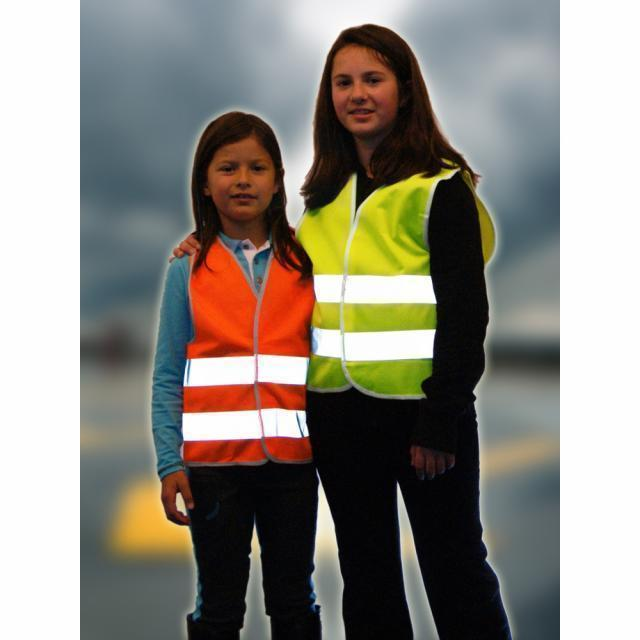
#> input picture safety_ai.v1i.coco/test/00027_jpg.rf.086a054c563071f8a2e8d15c7ee41350.jpg, 640 x 640 px
$ python main.py --folder_path safety_ai.v1i.coco/test
#> lines starting #> are read from the running program, lines starting #| are printed output that depends on the picture
### utility/duplicate_images.py
import os
import cv2
import numpy as np


def load_image(path):
    RESIZE_DIM = (256, 256)
    img = cv2.imread(path)
#> img is the input picture: shape (640, 640, 3); mean B, G, R 128.7, 137.7, 142.1
    if img is None:
        return None
    if len(img.shape) == 2:
        img = cv2.cvtColor(img, cv2.COLOR_GRAY2BGR)
    img = cv2.resize(img, RESIZE_DIM)
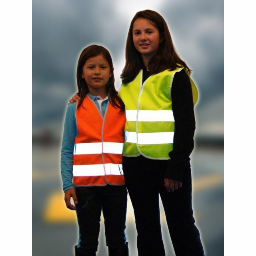
#> img: shape (256, 256, 3); mean B, G, R 128.6, 137.7, 142.1
    return img


def compute_similarity(img1, img2):
    score = np.mean((img1 - img2) ** 2)
    return 1 / (1 + score)


# [7 lines left out: function is_copy, not called in this run]


def has_jpg_hint(filename):
    return "_jpg" in filename.lower()

def has_png_hint(filename):
    return "_png" in filename.lower()

# [35 lines left out: function choose_original, not called in this run]


# --- MAIN FUNCTION ---
def find_duplicates(folder):

    results_folder = "result_image_duplicate"
    os.makedirs(results_folder, exist_ok=True)
    output_txt = os.path.join(results_folder, "duplicates_image_list.txt")

    THRESHOLD = 1
    image_files = [
        f for f in os.listdir(folder)
        if f.lower().endswith(('.jpg', '.jpeg', '.png'))
    ]

    already_matched = set()
    duplicates_dict = {}

    for i, img_file in enumerate(image_files):
        if img_file in already_matched:
            continue

        img1_path = os.path.join(folder, img_file)
        img1 = load_image(img1_path)
        if img1 is None:
            continue

        group = [img_file]

        for j, other_file in enumerate(image_files):
            if i == j or other_file in already_matched:
                continue

            img2_path = os.path.join(folder, other_file)
            img2 = load_image(img2_path)
            if img2 is None:
                continue

            score = compute_similarity(img1, img2)

            if score >= THRESHOLD:
                group.append(other_file)
                already_matched.add(other_file)

        # Process group
        if len(group) > 1:
            original = choose_original(group, folder)
            copies = [f for f in group if f != original]
            duplicates_dict[original] = copies

        already_matched.add(img_file)
#> pass 2 of the loop in find_duplicates, `for i, img_file in enumerate(image_files):`:
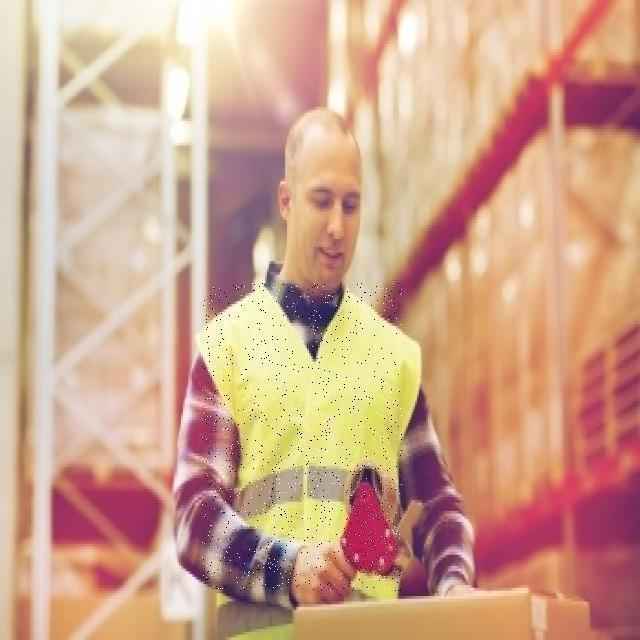
#> input picture safety_ai.v1i.coco/test/00037_jpg.rf.07ee39c96b0e1658919c16e406b0bdbc.jpg, 640 x 640 px
#> in load_image, img is the input picture: shape (640, 640, 3); mean B, G, R 140.6, 163.8, 206.9
#> in load_image (call 3), `img = cv2.resize(img, RESIZE_DIM)`:
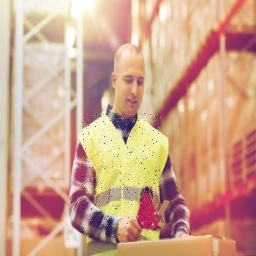
#> img: shape (256, 256, 3); mean B, G, R 140.6, 163.8, 206.9
        # print(f"Processed: {img_file}")

    # --- SAVE RESULTS ---
    with open(output_txt, "w") as f:
        for original, copies in duplicates_dict.items():
            line = f"{original} -> {', '.join(copies)}\n"
            f.write(line)

    print(f"\n Duplicates saved in: {output_txt}")

### main.py
import argparse
import os
import sys
from utility import duplicate_images, duplicate_image_delete

def main():
    parser = argparse.ArgumentParser(description="Find and delete duplicate images")
    parser.add_argument("--folder_path", type=str, required=True, help="Folder path (required)")
    parser.add_argument("--txt_file_path", type=str, help="Text file path (optional)")

    args = parser.parse_args()

    try:
        if not os.path.isdir(args.folder_path):
            raise FileNotFoundError("Folder path does not exist or is not a directory.")

        if args.txt_file_path is None:
            print("-- Find Duplicate Files --")
            duplicate_images.find_duplicates(args.folder_path)

        else:
            if not os.path.isfile(args.txt_file_path):
                raise FileNotFoundError("Text file path does not exist or is not a file.")

            print("-- Delete Duplicate Images --")
            duplicate_image_delete.delete_duplicates(args.txt_file_path, args.folder_path)

    except FileNotFoundError as e:
        print(f"Path Error: {e}")
        sys.exit(1)

if __name__ == "__main__":
    main()
